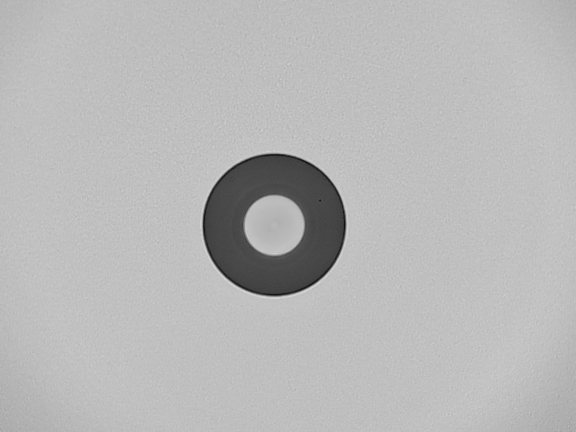
#> input picture current-process/test_image/img(303).jpg, 1152 x 864 px, given in place of good.bmp, which was not available (shown at 1/2 size)
$ python create_small_test_image.py
#> lines starting #> are read from the running program, lines starting #| are printed output that depends on the picture; after the words box and inside, x2 and y2 are one past the last pixel; in counts of white or black regions, pixels touching at a corner belong together; pictures that were not available may be replaced by others from this repository, and a replacement may not be noted
#!/usr/bin/env python3
"""
Create small test image for statistical features testing.
Generates a smaller test image for faster processing.
"""

import cv2
import numpy as np
import logging

def create_small_test_image():
    """Create a smaller test image with various patterns for statistical features testing."""

    # Load the original good.bmp image
    try:
        original = cv2.imread('good.bmp')
#> original is the input picture: shape (864, 1152, 3); min 10, max 233, mean 184
        if original is None:
            print("Error: Could not load good.bmp")
            return None

        print(f"Loaded original image: {original.shape}")
#| Loaded original image: (864, 1152, 3)

        # Resize to a smaller size for faster processing
        height, width = original.shape[:2]
#> height = 864; width = 1152
        small_height, small_width = height // 4, width // 4
#> small_height = 216; small_width = 288
        small_original = cv2.resize(original, (small_width, small_height))
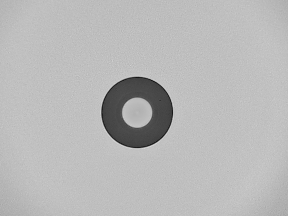
#> small_original: shape (216, 288, 3); min 19, max 216, mean 184.2

        print(f"Resized to: {small_original.shape}")
#| Resized to: (216, 288, 3)

        # Create a test image with different patterns
        test_image = np.zeros((small_height * 2, small_width * 2, 3), dtype=np.uint8)

        # Fill with different patterns
        # Top-left: Original image
        test_image[0:small_height, 0:small_width] = small_original

        # Top-right: Blurred version
        blurred = cv2.GaussianBlur(small_original, (15, 15), 5.0)
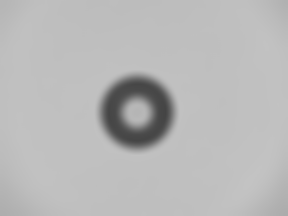
#> blurred: shape (216, 288, 3); min 68, max 195, mean 184.2
        test_image[0:small_height, small_width:small_width*2] = blurred

        # Bottom-left: High contrast version
        high_contrast = cv2.convertScaleAbs(small_original, alpha=1.5, beta=30)
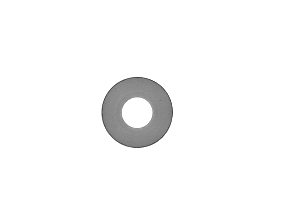
#> high_contrast: shape (216, 288, 3); min 58, max 255, mean 248.6
        test_image[small_height:small_height*2, 0:small_width] = high_contrast

        # Bottom-right: Noise added version
        noise = np.random.randint(0, 50, small_original.shape, dtype=np.uint8)
        noisy = cv2.add(small_original, noise)
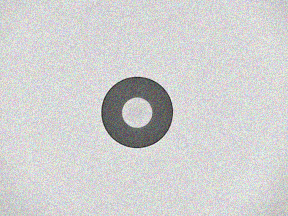
#> noisy: shape (216, 288, 3); mean B, G, R 208.7, 208.6, 208.6
        test_image[small_height:small_height*2, small_width:small_width*2] = noisy

        # Add some geometric patterns
        # Add circles
        for i in range(3):
            center = (np.random.randint(20, small_width*2-20), np.random.randint(20, small_height*2-20))
            radius = np.random.randint(10, 40)
            color = (np.random.randint(0, 255), np.random.randint(0, 255), np.random.randint(0, 255))
            cv2.circle(test_image, center, radius, color, -1)
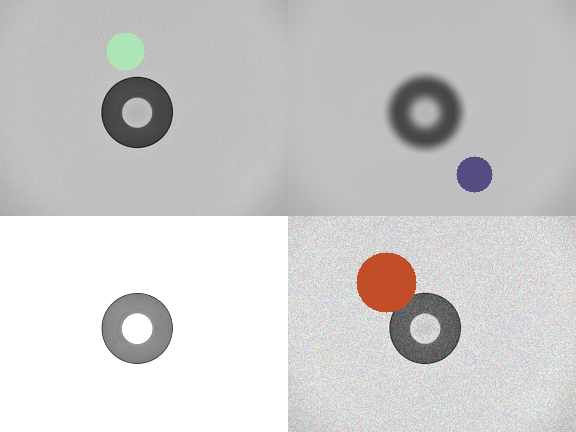
#> test_image: shape (432, 576, 3); mean B, G, R 204.2, 204.6, 205.7

        # Add rectangles
        for i in range(2):
            x1 = np.random.randint(0, small_width*2-50)
            y1 = np.random.randint(0, small_height*2-50)
            x2 = x1 + np.random.randint(30, 80)
            y2 = y1 + np.random.randint(30, 80)
            color = (np.random.randint(0, 255), np.random.randint(0, 255), np.random.randint(0, 255))
            cv2.rectangle(test_image, (x1, y1), (x2, y2), color, -1)
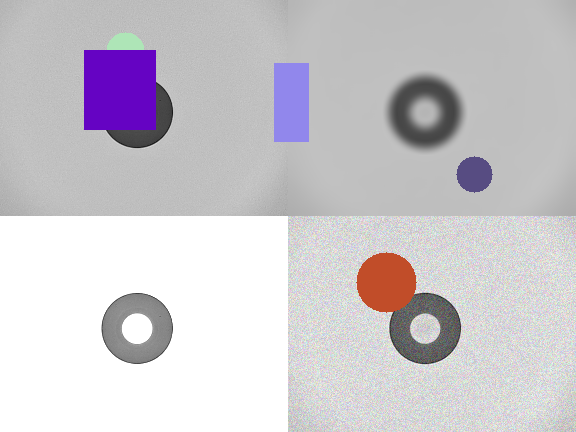
#> test_image: shape (432, 576, 3); 3.43% of pixels changed, all inside (x1, y1, x2, y2) = (84, 50, 309, 142)

        # Add text
        font = cv2.FONT_HERSHEY_SIMPLEX
#> font = 0
        cv2.putText(test_image, "Stats Test", (10, 30), font, 0.5, (255, 255, 255), 1)
        cv2.putText(test_image, "Patterns: Orig, Blur, Contrast, Noise", (10, 50), font, 0.3, (255, 255, 255), 1)
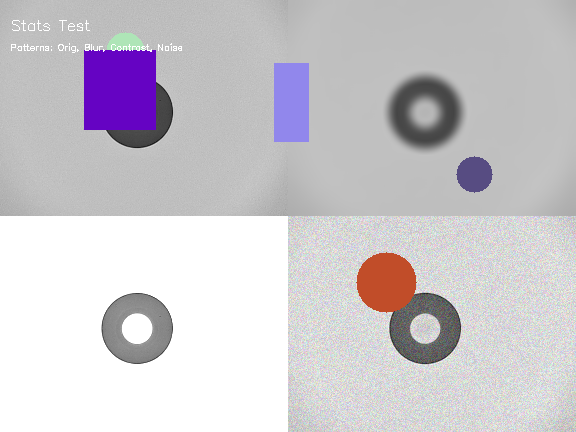
#> test_image: shape (432, 576, 3); mean B, G, R 205.8, 200.6, 204.2

        # Save the test image
        output_path = 'small_statistical_test.bmp'
        cv2.imwrite(output_path, test_image)

        print(f"Created small test image: {output_path}")
        print(f"Test image dimensions: {test_image.shape}")
#| Test image dimensions: (432, 576, 3)
        print("Image contains:")
        print("- Original image (top-left)")
        print("- Blurred version (top-right)")
        print("- High contrast version (bottom-left)")
        print("- Noisy version (bottom-right)")
        print("- Random geometric shapes")
        print("- Text labels")

        return output_path

    except Exception as e:
        print(f"Error creating test image: {e}")
        return None

if __name__ == "__main__":
    logging.basicConfig(level=logging.INFO)
    create_small_test_image()

$ run again, on dataset/91_clean_20250705_0001.jpg
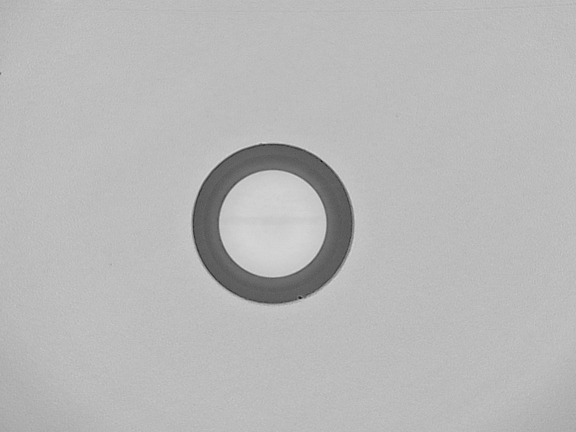
#> input picture dataset/91_clean_20250705_0001.jpg, 1152 x 864 px, given in place of good.bmp, which was not available (shown at 1/2 size)
#> in create_small_test_image, original is the input picture: shape (864, 1152, 3); min 19, max 227, mean 184.1
#| Loaded original image: (864, 1152, 3)
#| Resized to: (216, 288, 3)
#> after the loop in create_small_test_image, `for i in range(2):`:
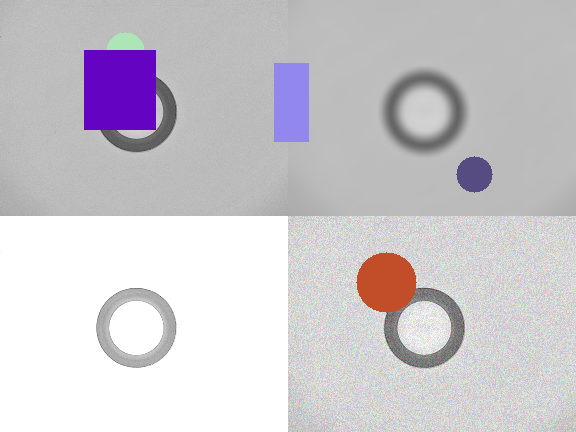
#> test_image: shape (432, 576, 3); mean B, G, R 206.1, 200.8, 204.4
#> font = 0
#> in create_small_test_image, `cv2.putText(test_image, "Patterns: Orig, Blur, Contrast, Noise", (10, ..`:
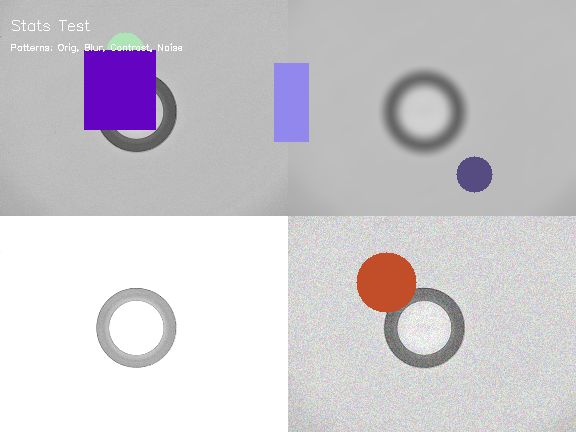
#> test_image: shape (432, 576, 3); mean B, G, R 206.2, 200.9, 204.5
#| Test image dimensions: (432, 576, 3)
